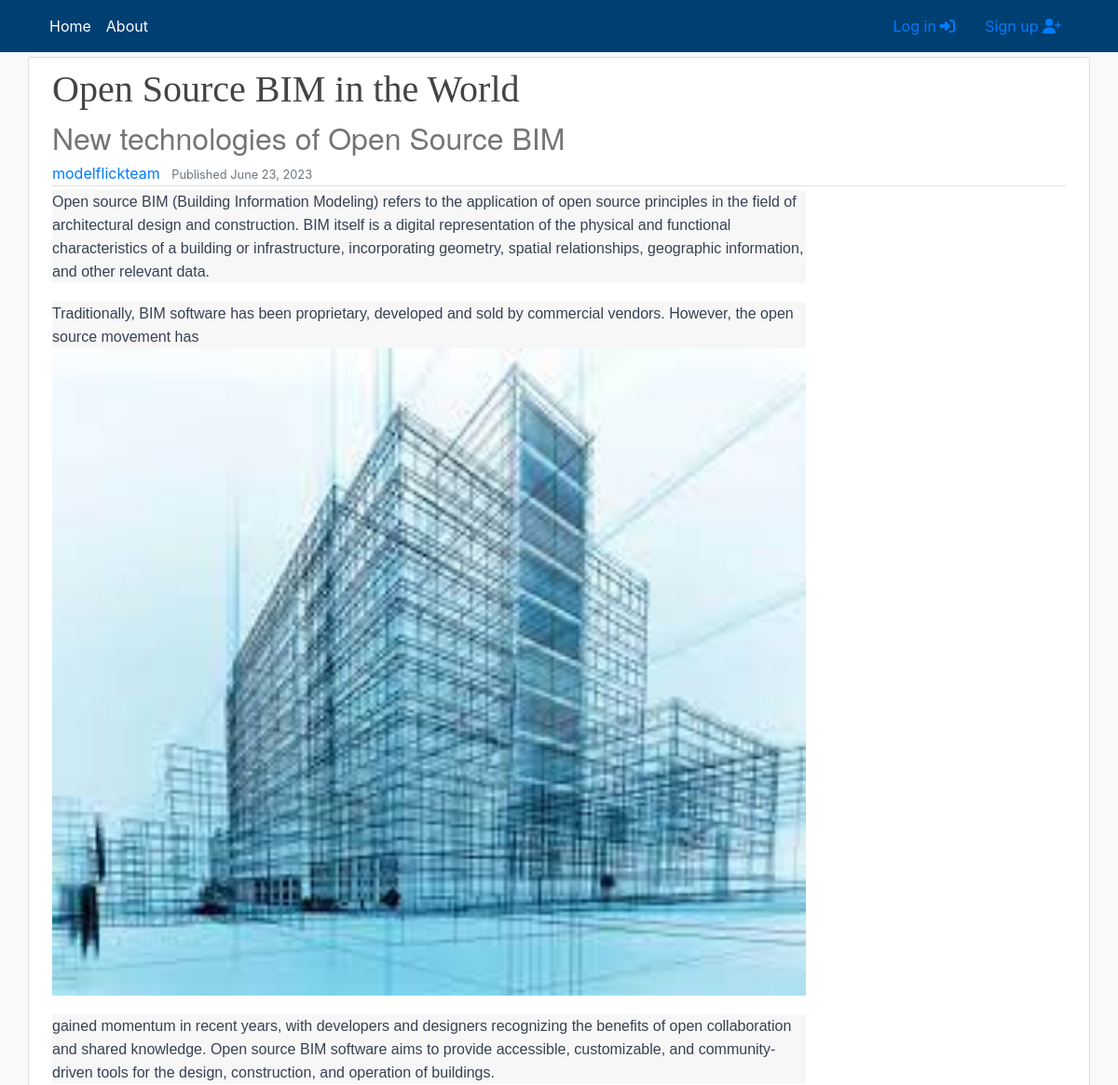
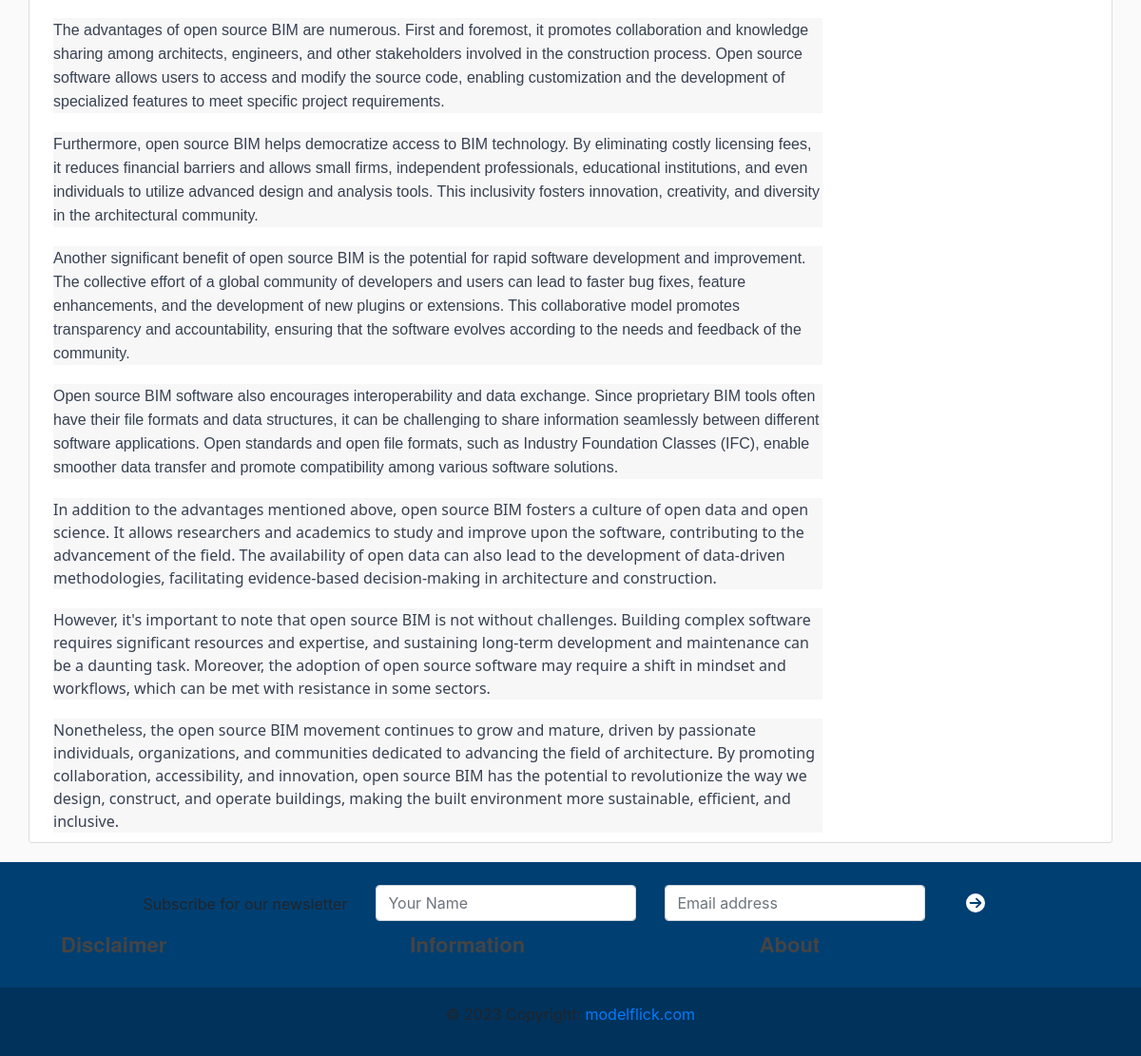
/bim/opensourcebim, run on the app's committed database (2 pictures, top to bottom).
### main/models.py (models this page shows, shortened)
class Article(models.Model):
    def image_upload_to(self, instance=None):
        if instance:
            return os.path.join("ArticleSeries", slugify(self.series.slug),slugify(self.article_slug), instance)
        return None
    title = models.CharField(max_length=200)
    subtitle = models.CharField(max_length=200, default = '', blank = True)
    article_slug = models.SlugField('Article slug', null=False, blank= False, unique=True)
    content = HTMLField(blank=True, default='')
    notes = HTMLField(blank=True, default='')
    published = models.DateTimeField('Date published', default=timezone.now)
    modified = models.DateTimeField('Date modified', default=timezone.now)
    series = models.ForeignKey(ArticleSeries, default= '', verbose_name='Series', on_delete=models.SET_DEFAULT)
    author = models.ForeignKey(get_user_model(), default=1, on_delete=models.SET_DEFAULT)
    image = models.ImageField(default = 'default/noimage.jpg',upload_to = image_upload_to, max_length = 255)
    @property
    def slug(self):
        return self.series.slug + '/' + self.article_slug
    class Meta:
        verbose_name_plural = 'Article'
        ordering = ['-published']

### users/models.py (models this page shows)
class CustomUser(AbstractUser):
    def image_upload_to(self, instance=None):
        if instance:
            return os.path.join("Users", self.username, instance)
        return None
    STATUS = (
        ('regular','regular'),
        ('subscriber','subscriber'),
        ('moderator','moderator')
    )
    email = models.EmailField(unique=True)
    status = models.CharField(max_length=100, choices=STATUS, default='regular')
    description = models.TextField('Description', max_length=600, default='', blank = True)
    image = models.ImageField(default = 'default/user.jpg',upload_to = image_upload_to)
    def __str__(self):
        return self.username

### main/views.py (the view)
# urls.py: path("<series>/<article>", views.article, name="article"),
def article(request, series: str, article: str):
    matching_article = Article.objects.filter(series__slug=series, article_slug = article).first()
    return render(
        request=request,
        template_name = 'main/article.html',
        context = {'object': matching_article}
        )

### main/templates/main/article.html (shortened to what this page needs)
{% extends "main/header.html" %}
{% block content %}
<div class="row media content-section mobiledevice">
    <div class="col-lg-12 col-md-12 col-sm-12">
        <div class="d-flex">
            <div>
                <h1 class="title-style">{{ object.title }}</h1>
                <h2 class="subtitle-style">{{ object.subtitle }}</h2>
            </div>
        </div>
        <div class="d-flex article-metadata">
            <div>
                <a class='mr-2' href="{% url 'profile' object.author %}">{{ object.author }}</a>
                <small class="text-muted">Published {{ object.published|date:"F d, Y" }}</small>
            </div>
        </div>
    </div>
    <div class="col-lg-9 col-md-12 col-sm-12" id="content">
        <div class="article-style">
            {{ object.content|safe }}
        </div>
    </div>
{% endblock content %}

### main/static/main/main.css (style rules this page uses)
:root { --footercolor: #003F72; --navbarcolor: #003F72; --btncolor: #003F72; --socialcolor: #003F72; --brightText: #ffffff; }
body { background: #fafafa; }
h1, h2, h3, h4, h5, h6 { color: #444444; }
.content-section { background: #ffffff; padding: 10px 20px; border: 1px solid #dddddd; border-radius: 3px; margin-bottom: 20px; }
.article-metadata { padding-bottom: 1px; margin-bottom: 4px; border-bottom: 1px solid #e3e3e3 }
@media screen and (min-width: 600px) { .mobiledevice { padding-left: 10px; padding-right: 10px; } }
.title-style { font-family: fell, Georgia, Cambria, 'Times New Roman', Times, serif !important; }
.subtitle-style { font-family: sohne, 'Helvetica Neue', Helvetica, Arial, sans-serif !important; color: rgba(117, 117, 117, 1) !important; }

### data on the page
Article: title "Open Source BIM in the World", subtitle "New technologies of Open Source BIM", author "modelflickteam", published "June 23, 2023", content "Open source BIM (Building Information Modeling) refers to the application of open source principles in the field of architectural design and construction. BIM itself is a digital representation of the physical and functional characteristics of a building or infrastructure, incorporating geometry, spatial relationships, geographic information, and other relevant data. Traditionally, BIM software has been proprietary, developed and sold by commercial vendors. However, the open source movement has gained momentum i n recent years, with developers an d designers recognizing the benefits of open collaboration and shared knowledge. Open source BIM software aims to provide accessible,…", content (picture)
